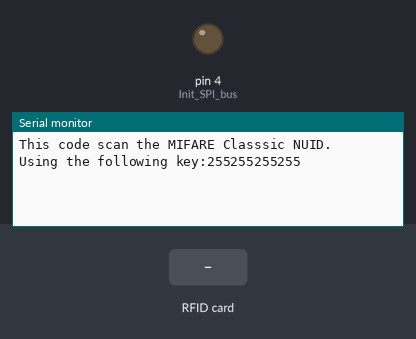
A sketch run on a simulated Arduino Mega 2560, built with avr-gcc and run on an emulated ATmega2560. On the bench: output pins drawn as LEDs (lit = HIGH), the last lines printed to the serial monitor. Inputs (shaded band) come from the test bench. Pins used as bus, display or sensor lines are not drawn.

Above: at 1.2 s.
1.3 s: RFID card 23 31 84 22 91 72 held to the reader
At 1.8 s:
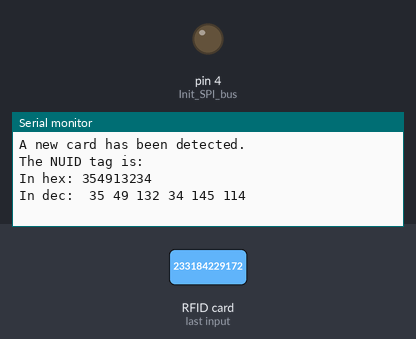
2.8 s: RFID card 5E 7A 19 C4 held to the reader
At 3.8 s:
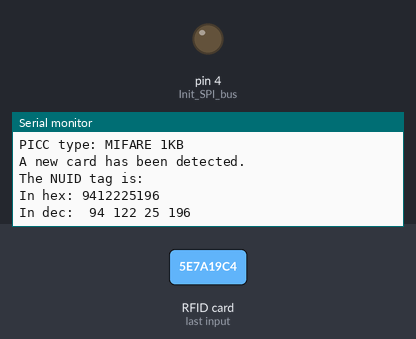

Measured:
- after the input at 1.3 s, the serial monitor: prints a new line at once (image 1)
- after the input at 2.8 s, the serial monitor: prints a new line at once (image 2)

The sketch:

rfid_led_toggling.ino
```cpp
// (licence header left out)
#include <SPI.h>
#include <MFRC522.h>
String t;

#define SS_PIN 53
#define RST_PIN 5
boolean a= false;

MFRC522 rfid(SS_PIN, RST_PIN); // Instance of the class

MFRC522::MIFARE_Key key;

// Init array that will store new NUID
byte nuidPICC[3];

void setup() {
  Serial.begin(9600);
  SPI.begin();
  pinMode(4, OUTPUT);// Init SPI bus
  rfid.PCD_Init(); // Init MFRC522

  for (byte i = 0; i < 6; i++) {
    key.keyByte[i] = 0xFF;
  }

  Serial.println(F("This code scan the MIFARE Classsic NUID."));
  Serial.print(F("Using the following key:"));
  printHex(key.keyByte, MFRC522::MF_KEY_SIZE);
}

void loop() {

  // Look for new cards
  if ( ! rfid.PICC_IsNewCardPresent())
    return;

  // Verify if the NUID has been readed
  if ( ! rfid.PICC_ReadCardSerial())
    return;

  Serial.print(F("PICC type: "));
  MFRC522::PICC_Type piccType = rfid.PICC_GetType(rfid.uid.sak);
  Serial.println(rfid.PICC_GetTypeName(piccType));

  // Check is the PICC of Classic MIFARE type
  if (piccType != MFRC522::PICC_TYPE_MIFARE_MINI &&
    piccType != MFRC522::PICC_TYPE_MIFARE_1K &&
    piccType != MFRC522::PICC_TYPE_MIFARE_4K) {
    Serial.println(F("Your tag is not of type MIFARE Classic."));
    return;
  }

  if (rfid.uid.uidByte[0] != nuidPICC[0] ||
    rfid.uid.uidByte[1] != nuidPICC[1] ||
    rfid.uid.uidByte[2] != nuidPICC[2] ||
    rfid.uid.uidByte[3] != nuidPICC[3] ) {
    Serial.println(F("A new card has been detected."));

    // Store NUID into nuidPICC array
    for (byte i = 0; i < 4; i++) {
      nuidPICC[i] = rfid.uid.uidByte[i];
    }

    Serial.println(F("The NUID tag is:"));
    Serial.print(F("In hex: "));
    printHex(rfid.uid.uidByte, rfid.uid.size);
    Serial.println();
    Serial.print(F("In dec: "));
    printDec(rfid.uid.uidByte, rfid.uid.size);
    Serial.println();
  }
  else Serial.println(F("Card read previously."));

  // Halt PICC
  rfid.PICC_HaltA();

  // Stop encryption on PCD
  rfid.PCD_StopCrypto1();
  if (t == "233184229172")
  {
    a =!a;
    digitalWrite(4,a);
      }
      delay(500);
}


/**
 * Helper routine to dump a byte array as hex values to Serial.
 */
void printHex(byte *buffer, byte bufferSize) {
  //for (byte i = 0; i < 4; i++) {

    t = buffer[0];
    t+= buffer[1];
    t+= buffer[2];
    t+= buffer[3];
    //Serial.print(buffer[i] < 0x10 ? " 0" : " ");
    Serial.print(t);
 // }
}

/**
 * Helper routine to dump a byte array as dec values to Serial.
 */
void printDec(byte *buffer, byte bufferSize) {
  for (byte i = 0; i < bufferSize; i++) {
    Serial.print(buffer[i] < 0x10 ? " 0" : " ");
    Serial.print(buffer[i], DEC);
  }
}
```
